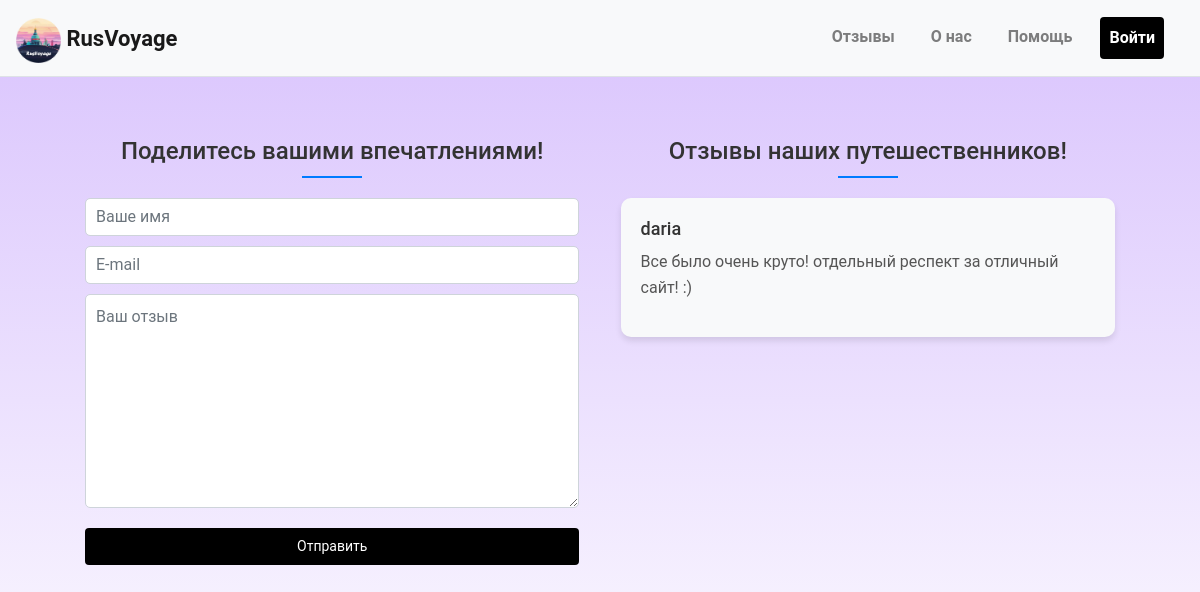
Before: /feedback/ with the older database file.
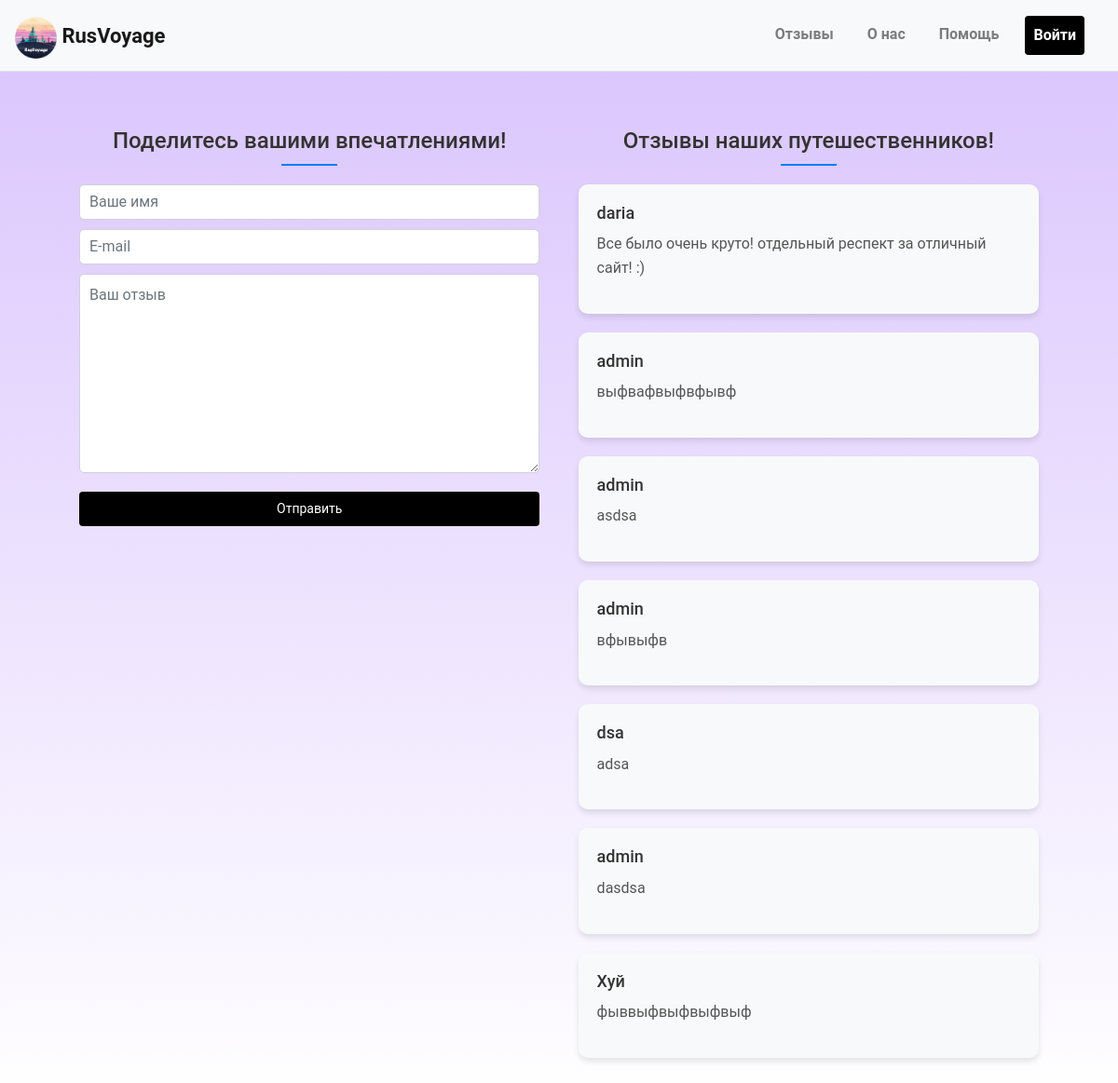
After: the same page with the newer database file.
### main/models.py (models this page shows, shortened)
class UsersFeedback(models.Model):
    username = models.CharField(max_length=30, blank=False)
    email = models.CharField(max_length=30, blank=False)
    feedback = models.CharField(max_length=500, blank=False)

### main/views.py (the view)
# urls.py: path('feedback/', views.feedback, name='feedback'),
def feedback(request):
    news = UsersFeedback.objects.all()
    if request.method == 'POST':
        form = UsersFeedbackForm(request.POST)
        if form.is_valid():
            form.save()
            return redirect('feedback')
    else:
        form = UsersFeedbackForm()
    data = {
        'news': news,
        'form': form
    }
    return render(request, 'feedback.html', data)

### main/forms.py
class UsersFeedbackForm(forms.ModelForm):
    class Meta:
        model = UsersFeedback
        fields = ['username', 'email', 'feedback']
        widgets = {
            "username": TextInput(attrs={
                'class': 'form-control',
                'placeholder': 'Ваше имя'
            }),
            "email": forms.EmailInput(attrs={
                'class': 'form-control',
                'placeholder': 'E-mail'
            }),
            "feedback": forms.Textarea(attrs={
                'class': 'form-control',
                'placeholder': 'Ваш отзыв',
                "rows": 8,
            })
        }

### templates/feedback.html (shortened to what this page needs)
{% extends 'base.html' %}
{% load static %}
{% block content %}
<div class="container-feedback">
    <div class="feedback-form-container">
        <div class="feedback-title-left">
            <h2>Поделитесь вашими впечатлениями!</h2>
        </div>
        <form method="POST" сlass="feedback-form">
            {{ form.username }}
            {{ form.email }}
            {{ form.feedback }}
            <button class="btn btn-primary" type="submit">Отправить</button>
        </form>
    </div>
    <div class="reviews-container">
        <div class="feedback-title-right">
            <h2>Отзывы наших путешественников!</h2>
        </div>
        {% for review in news %}
        <div class="review">
            <h3>{{ review.username }}</h3>
            <p>{{ review.feedback }}</p>
        </div>
        {% endfor %}
    </div>
</div>
{% endblock %}

Changed rows visible on the page:
added UsersFeedback: username "admin", feedback "выфвафвыфвфывф"
added UsersFeedback: username "admin", feedback "asdsa"
added UsersFeedback: username "admin", feedback "вфывыфв"
added UsersFeedback: username "dsa", feedback "adsa"
added UsersFeedback: username "admin", feedback "dasdsa"
added UsersFeedback: username "Хуй", feedback "фыввыфвыфвыфвыф"
